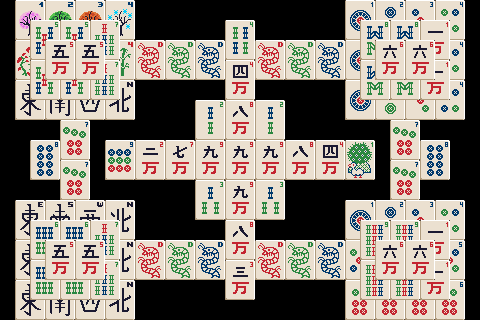

Tiled map render using the project's own tile images. Description and the whole map definition, tile-layer contents included, below:
An orthogonal 32x16 tile map with 15x20 px tiles, 4 tile layers (CastleLayer0, CastleLayer1, CastleLayer2, CastleLayer3), 1 hidden layer not drawn.

<map version="1.1" tiledversion="2018.09.12" orientation="orthogonal" renderorder="right-down" width="32" height="16" tilewidth="15" tileheight="20" infinite="0" nextlayerid="6" nextobjectid="1">
 <tileset firstgid="1" source="TileSet.tsx" />
 <layer id="1" name="CastleLayer0" width="32" height="16" locked="1">
  <data encoding="csv">
0,3,4,5,6,7,8,9,10,0,0,0,0,0,0,0,0,0,0,0,0,0,0,73,74,75,76,77,78,79,80,0,
0,21,22,23,24,25,26,27,28,0,0,0,0,0,0,87,88,0,0,0,0,0,0,91,92,93,94,95,96,97,98,0,
0,11,12,13,14,15,16,17,18,41,42,43,44,45,46,105,106,41,42,43,44,45,46,73,74,75,76,77,78,79,80,0,
0,29,30,31,32,33,34,35,36,59,60,61,62,63,64,111,112,59,60,61,62,63,64,91,92,93,94,95,96,97,98,0,
0,47,48,49,50,51,52,53,54,0,0,0,0,0,0,129,130,0,0,0,0,0,0,73,74,75,76,77,78,79,80,0,
0,65,66,67,68,69,70,71,72,0,0,0,0,111,112,111,112,111,112,0,0,0,0,91,92,93,94,95,96,97,98,0,
0,0,0,0,85,86,0,0,0,0,0,0,0,129,130,129,130,129,130,0,0,0,0,0,0,0,85,86,0,0,0,0,
0,0,87,88,103,104,0,89,90,89,90,89,90,89,90,115,116,109,110,109,110,109,110,109,110,0,103,104,87,88,0,0,
0,0,105,106,85,86,0,107,108,107,108,107,108,107,108,133,134,127,128,127,128,127,128,127,128,0,85,86,105,106,0,0,
0,0,0,0,103,104,0,0,0,0,0,0,0,113,114,113,114,113,114,0,0,0,0,0,0,0,103,104,0,0,0,0,
0,47,48,49,50,51,52,53,54,0,0,0,0,131,132,131,132,131,132,0,0,0,0,73,74,75,76,77,78,79,80,0,
0,65,66,67,68,69,70,71,72,0,0,0,0,0,0,113,114,0,0,0,0,0,0,91,92,93,94,95,96,97,98,0,
0,47,48,49,50,51,52,53,54,41,42,43,44,45,46,131,132,41,42,43,44,45,46,81,82,81,82,81,82,81,82,0,
0,65,66,67,68,69,70,71,72,59,60,61,62,63,64,87,88,59,60,61,62,63,64,99,100,99,100,99,100,99,100,0,
0,47,48,49,50,51,52,53,54,0,0,0,0,0,0,105,106,0,0,0,0,0,0,83,84,83,84,83,84,83,84,0,
0,65,66,67,68,69,70,71,72,0,0,0,0,0,0,0,0,0,0,0,0,0,0,101,102,101,102,101,102,101,102,0
</data>
 </layer>
 <layer id="2" name="CastleLayer1" width="32" height="16" locked="1">
  <data encoding="csv">
0,0,0,0,0,0,0,0,0,0,0,0,0,0,0,0,0,0,0,0,0,0,0,0,0,0,0,0,0,0,0,0,
0,0,117,118,117,118,121,122,0,0,0,0,0,0,0,115,116,0,0,0,0,0,0,0,123,124,123,124,145,146,0,0,
0,0,135,136,135,136,139,140,0,0,0,0,0,0,0,133,134,0,0,0,0,0,0,0,141,142,141,142,163,164,0,0,
0,0,117,118,117,118,121,122,0,0,0,0,0,0,0,115,116,0,0,0,0,0,0,0,123,124,123,124,145,146,0,0,
0,0,135,136,135,136,139,140,0,0,0,0,0,0,0,133,134,0,0,0,0,0,0,0,141,142,141,142,163,164,0,0,
0,0,0,0,0,0,0,0,0,0,0,0,0,0,0,115,116,0,0,0,0,0,0,0,0,0,0,0,0,0,0,0,
0,0,0,0,0,0,0,0,0,0,0,0,0,0,0,133,134,0,0,0,0,0,0,0,0,0,0,0,0,0,0,0,
0,0,0,0,0,0,0,0,0,147,148,147,148,147,148,147,148,149,150,151,152,151,152,0,0,0,0,0,0,0,0,0,
0,0,0,0,0,0,0,0,0,165,166,165,166,165,166,165,166,167,168,169,170,169,170,0,0,0,0,0,0,0,0,0,
0,0,0,0,0,0,0,0,0,0,0,0,0,0,0,149,150,0,0,0,0,0,0,0,0,0,0,0,0,0,0,0,
0,0,0,0,0,0,0,0,0,0,0,0,0,0,0,167,168,0,0,0,0,0,0,0,0,0,0,0,0,0,0,0,
0,0,119,120,119,120,121,122,0,0,0,0,0,0,0,149,150,0,0,0,0,0,0,0,125,126,125,126,145,146,0,0,
0,0,137,138,137,138,139,140,0,0,0,0,0,0,0,167,168,0,0,0,0,0,0,0,143,144,143,144,163,164,0,0,
0,0,119,120,119,120,121,122,0,0,0,0,0,0,0,149,150,0,0,0,0,0,0,0,125,126,125,126,145,146,0,0,
0,0,137,138,137,138,139,140,0,0,0,0,0,0,0,167,168,0,0,0,0,0,0,0,143,144,143,144,163,164,0,0,
0,0,0,0,0,0,0,0,0,0,0,0,0,0,0,0,0,0,0,0,0,0,0,0,0,0,0,0,0,0,0,0
</data>
 </layer>
 <layer id="3" name="CastleLayer2" width="32" height="16" locked="1">
  <data encoding="csv">
0,0,0,0,0,0,0,0,0,0,0,0,0,0,0,0,0,0,0,0,0,0,0,0,0,0,0,0,0,0,0,0,
0,0,0,0,0,0,0,0,0,0,0,0,0,0,0,0,0,0,0,0,0,0,0,0,0,0,0,0,0,0,0,0,
0,0,0,153,154,153,154,0,0,0,0,0,0,0,0,0,0,0,0,0,0,0,0,0,0,155,156,155,156,0,0,0,
0,0,0,171,172,171,172,0,0,0,0,0,0,0,0,151,152,0,0,0,0,0,0,0,0,173,174,173,174,0,0,0,
0,0,0,0,0,0,0,0,0,0,0,0,0,0,0,169,170,0,0,0,0,0,0,0,0,0,0,0,0,0,0,0,
0,0,0,0,0,0,0,0,0,0,0,0,0,0,0,151,152,0,0,0,0,0,0,0,0,0,0,0,0,0,0,0,
0,0,0,0,0,0,0,0,0,0,0,0,0,0,0,169,170,0,0,0,0,0,0,0,0,0,0,0,0,0,0,0,
0,0,0,0,0,0,0,0,0,0,0,157,158,157,158,157,158,157,158,159,160,0,0,0,0,0,0,0,0,0,0,0,
0,0,0,0,0,0,0,0,0,0,0,175,176,175,176,175,176,175,176,177,178,0,0,0,0,0,0,0,0,0,0,0,
0,0,0,0,0,0,0,0,0,0,0,0,0,0,0,159,160,0,0,0,0,0,0,0,0,0,0,0,0,0,0,0,
0,0,0,0,0,0,0,0,0,0,0,0,0,0,0,177,178,0,0,0,0,0,0,0,0,0,0,0,0,0,0,0,
0,0,0,0,0,0,0,0,0,0,0,0,0,0,0,159,160,0,0,0,0,0,0,0,0,0,0,0,0,0,0,0,
0,0,0,153,154,153,154,0,0,0,0,0,0,0,0,177,178,0,0,0,0,0,0,0,0,155,156,155,156,0,0,0,
0,0,0,171,172,171,172,0,0,0,0,0,0,0,0,0,0,0,0,0,0,0,0,0,0,173,174,173,174,0,0,0,
0,0,0,0,0,0,0,0,0,0,0,0,0,0,0,0,0,0,0,0,0,0,0,0,0,0,0,0,0,0,0,0,
0,0,0,0,0,0,0,0,0,0,0,0,0,0,0,0,0,0,0,0,0,0,0,0,0,0,0,0,0,0,0,0
</data>
 </layer>
 <layer id="4" name="CastleLayer3" width="32" height="16" locked="1">
  <data encoding="csv">
0,0,0,0,0,0,0,0,0,0,0,0,0,0,0,0,0,0,0,0,0,0,0,0,0,0,0,0,0,0,0,0,
0,0,0,0,0,0,0,0,0,0,0,0,0,0,0,0,0,0,0,0,0,0,0,0,0,0,0,0,0,0,0,0,
0,0,0,0,0,0,0,0,0,0,0,0,0,0,0,0,0,0,0,0,0,0,0,0,0,0,0,0,0,0,0,0,
0,0,0,0,0,0,0,0,0,0,0,0,0,0,0,0,0,0,0,0,0,0,0,0,0,0,0,0,0,0,0,0,
0,0,0,0,0,0,0,0,0,0,0,0,0,0,0,0,0,0,0,0,0,0,0,0,0,0,0,0,0,0,0,0,
0,0,0,0,0,0,0,0,0,0,0,0,0,0,0,159,160,0,0,0,0,0,0,0,0,0,0,0,0,0,0,0,
0,0,0,0,0,0,0,0,0,0,0,0,0,0,0,177,178,0,0,0,0,0,0,0,0,0,0,0,0,0,0,0,
0,0,0,0,0,0,0,0,0,0,0,0,0,161,162,161,162,161,162,0,0,0,0,0,0,0,0,0,0,0,0,0,
0,0,0,0,0,0,0,0,0,0,0,0,0,179,180,179,180,179,180,0,0,0,0,0,0,0,0,0,0,0,0,0,
0,0,0,0,0,0,0,0,0,0,0,0,0,0,0,161,162,0,0,0,0,0,0,0,0,0,0,0,0,0,0,0,
0,0,0,0,0,0,0,0,0,0,0,0,0,0,0,179,180,0,0,0,0,0,0,0,0,0,0,0,0,0,0,0,
0,0,0,0,0,0,0,0,0,0,0,0,0,0,0,0,0,0,0,0,0,0,0,0,0,0,0,0,0,0,0,0,
0,0,0,0,0,0,0,0,0,0,0,0,0,0,0,0,0,0,0,0,0,0,0,0,0,0,0,0,0,0,0,0,
0,0,0,0,0,0,0,0,0,0,0,0,0,0,0,0,0,0,0,0,0,0,0,0,0,0,0,0,0,0,0,0,
0,0,0,0,0,0,0,0,0,0,0,0,0,0,0,0,0,0,0,0,0,0,0,0,0,0,0,0,0,0,0,0,
0,0,0,0,0,0,0,0,0,0,0,0,0,0,0,0,0,0,0,0,0,0,0,0,0,0,0,0,0,0,0,0
</data>
 </layer>
 <layer id="5" name="CastleLayer4" width="32" height="16" visible="0" locked="1">
  <data encoding="csv">
0,0,0,0,0,0,0,0,0,0,0,0,0,0,0,0,0,0,0,0,0,0,0,0,0,0,0,0,0,0,0,0,
0,0,0,0,0,0,0,0,0,0,0,0,0,0,0,0,0,0,0,0,0,0,0,0,0,0,0,0,0,0,0,0,
0,0,0,0,0,0,0,0,0,0,0,0,0,0,0,0,0,0,0,0,0,0,0,0,0,0,0,0,0,0,0,0,
0,0,0,0,0,0,0,0,0,0,0,0,0,0,0,0,0,0,0,0,0,0,0,0,0,0,0,0,0,0,0,0,
0,0,0,0,0,0,0,0,0,0,0,0,0,0,0,0,0,0,0,0,0,0,0,0,0,0,0,0,0,0,0,0,
0,0,0,0,0,0,0,0,0,0,0,0,0,0,0,0,0,0,0,0,0,0,0,0,0,0,0,0,0,0,0,0,
0,0,0,0,0,0,0,0,0,0,0,0,0,0,0,0,0,0,0,0,0,0,0,0,0,0,0,0,0,0,0,0,
0,0,0,0,0,0,0,0,0,0,0,0,0,0,0,0,0,0,0,0,0,0,0,0,0,0,0,0,0,0,0,0,
0,0,0,0,0,0,0,0,0,0,0,0,0,0,0,0,0,0,0,0,0,0,0,0,0,0,0,0,0,0,0,0,
0,0,0,0,0,0,0,0,0,0,0,0,0,0,0,0,0,0,0,0,0,0,0,0,0,0,0,0,0,0,0,0,
0,0,0,0,0,0,0,0,0,0,0,0,0,0,0,0,0,0,0,0,0,0,0,0,0,0,0,0,0,0,0,0,
0,0,0,0,0,0,0,0,0,0,0,0,0,0,0,0,0,0,0,0,0,0,0,0,0,0,0,0,0,0,0,0,
0,0,0,0,0,0,0,0,0,0,0,0,0,0,0,0,0,0,0,0,0,0,0,0,0,0,0,0,0,0,0,0,
0,0,0,0,0,0,0,0,0,0,0,0,0,0,0,0,0,0,0,0,0,0,0,0,0,0,0,0,0,0,0,0,
0,0,0,0,0,0,0,0,0,0,0,0,0,0,0,0,0,0,0,0,0,0,0,0,0,0,0,0,0,0,0,0,
0,0,0,0,0,0,0,0,0,0,0,0,0,0,0,0,0,0,0,0,0,0,0,0,0,0,0,0,0,0,0,0
</data>
 </layer>
</map>
